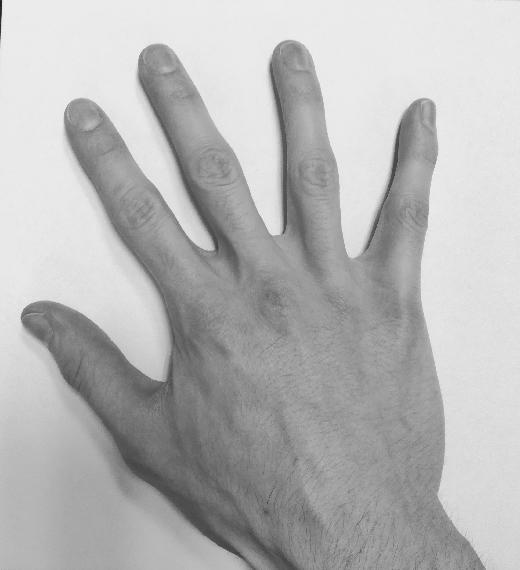
#> input picture TP1/Source.jpg, 520 x 570 px, found by its file name
$ jupyter execute TP_ImageRegistration_Images_BLANCHARD.ipynb
#> lines starting #> are read from the running program, lines starting #| are printed output that depends on the picture
## Image registration

**Deadline**: Upload this notebook (rename it as 'TP-ImageRegistration-Images-YOUR-SURNAME.ipynb') to E-Campus before the deadline (see E-campus for the exact timing).

**Goal**: The goal of this notebook is to implement the algorithms seen today for pixel-based image registration. Please complete the code where you see **XXXXXXXXXXXXXX**

You will first take two pictures of your right hand into two different positions. Please keep the same topology, ie do not bend or stick together two fingers for instance.

If you can't take the pictures, you can use two pictures of my hand (see below).

[cell 1]
if 'google.colab' in str(get_ipython()):
  from google_drive_downloader import GoogleDriveDownloader as gdd
  gdd.download_file_from_google_drive(file_id='1XpgGRo839pBwIhb6h77xoG-NtHEg2DVd',
  dest_path='./Source.jpg')

  from google_drive_downloader import GoogleDriveDownloader as gdd
  gdd.download_file_from_google_drive(file_id='12FKfLjKreAksI3rEcDx4_oEn3qjAzEua',
  dest_path='./Target.jpg')
else:
  print('You are not using Colab. Please define working_dir with the absolute path to the folder where you downloaded the data')

# Please modify working_dir only if you are using your Anaconda (and not Google Colab)
# You should write the absolute path of your working directory with the data
workingDir= r"C:\Users\blanc\Documents\Télécom Paris\2A\IMA204\TP1"

We will use the skimage library to read and resize images, you can of course use others (openCV, pillow, scipy, etc.)

[cell 2]
from skimage.io import imread
from skimage.transform import resize

import matplotlib.pyplot as plt
import numpy as np
from numpy import linalg as LA
import numpy as np
import scipy.ndimage
import scipy.signal as sig

The first thing to do is to create a function that creates the transformation matrix T. Please complete the following function following the rules explained in the header of the function.

[cell 3]
def Tmatrix(scale=(1,1), rotationAngle=0, shearAngles=(0,0),translation=(0,0),elation=(0,0),reflection=(False,False)):
    '''
    Transformation matrix defined as the composition of 6 possible geometric
    transformations: Reflection (Re), Rotation (R), Scaling (S), Shear (Sh),
    Translation (T) and Elation (E).
    For the linear transformation part, we assume this composition:
        A = Re * R * S * Sh

    Inputs:
            scale: is a tuple with sx and sy (two scalar values)
            rotationAngle: is an angle in degrees (scalar value)
            shearAngles: is a tuple with the two shear angles in degrees (scalar value)
            translation: is a tuple with tx and ty (scalar values)
            elation: is a tuple containing the elation part (scalar values)
            reflection: is a tuple of Boolean values indicating wheter to reflect with respect to x and y axis

    Output:
            T: the 3x3 transformation matrix (homogeneous coordinates)
    '''

    if len(scale) != 2:
        raise ValueError("scale should be a tuple of length 2")
    if len(shearAngles)!= 2:
        raise ValueError("shearAngles should be a tuple of length 2")
    if len(translation)!= 2:
        raise ValueError("translation should be a tuple of length 2")
    if len(elation)!= 2:
        raise ValueError("elation should be a tuple of length 2")
    if len(reflection)!= 2:
        raise ValueError("reflection should be a tuple of length 2")
    if type(reflection[0])!= bool or type(reflection[1]) != bool:
        raise ValueError("reflection should contain two boolean values")
    if np.ndim(rotationAngle) != 0:
        raise ValueError("rotationAngle should be a scalar")

    # transform angles from degrees to radians
    teta= rotationAngle * np.pi /180
    psi = shearAngles[0] * np.pi /180
    phi = shearAngles[1] * np.pi /180

    # compute T
    Re = np.array([[1,0],
                [0,1]])
    if reflection[0] :
        Re[1,1] = -1
    if reflection[1] :
        Re[0,0] = -1
    R = np.array([[np.cos(teta), - np.sin(teta)],
                 [np.sin(teta), np.cos(teta)]])
    S = np.array([[scale[0], 0 ],
                [0 , scale[1]]])
    Sh = np.array([[1, np.tan(phi)],
                 [np.tan(psi), 1]])

    A = Re @ R @ S @ Sh
    (a, b, c, d) = A[0,0], A[0,1], A[1,0], A[1,1]
    T =np.array([[a, b, translation[0]],
               [c ,d ,translation[1]],
               [elation[0], elation[1], 1]])

    return T

Test here, your function.

[cell 4]
## Define Transformation
T=Tmatrix(scale=(1.2,1), rotationAngle=90, shearAngles=(0,0),translation=(0,0.5),elation=(0,0),reflection=(False,False))
print(T)

Next, we need to create a function that apply the previously created transformation matrix. We will need to apply it either to 2D points, seen as a [Nx2] numpy array where N is the number of points, or to image coordinates, modeled as a [2xNxM] Numpy array where N and M are the number of rows and columns of the image respectively.

[cell 5]
def applyTransformation(T, points=None, coords=None):
    '''
    Apply geometric transformation to points or image coordinates.
    Transformation is defined by a 3x3 matrix

    Inputs:
        points: Nx2 Numpy array of points
        coordinates: 2xNxM Numpy array of image coordinates
        T: 3x3 matrix trasformation

    Output:
        pm: Nx2 points after transformation
        cm: 2xNxM image coordinates after transformation
    '''
    if points is None and coords is None:
        raise ValueError("Error ! You should provide points and/or coords")

    if points is not None:
        N,d = points.shape
        if d != 2 and N==2:
            print('WARNING ! points should be an array of dimension Nx2'+
                  ' Transposing the array')
            points=points.T
            N,d = points.shape

        if d != 2:
            raise ValueError("Error ! Function works only with 2D points")

        # Transform points into homogeneous coordinates (adding one...)
        homogeneousPoints =  np.c_[points, np.ones(N)]

        # Apply transformation
        Tp = np.dot(T, homogeneousPoints.T).T

        # If homography, ...
        if T[2,0] or T[2,1]:
            Tp[:,:2] = Tp[:,:2] / (T[2,0] * Tp[:,:2] + T[2,1] * Tp[:,:2] + 1 )

        pm= Tp[:,:2]
    else:
        pm=None

    if coords is not None:
        d,N,M = coords.shape

        if d != 2:
            raise ValueError("Error ! Function works only with 2D coordinates")

        p = coords.reshape((2,N*M)).T # reshape coordinates as list of points

        # Transform points into homogeneous coordinates (adding one...)
        homogeneousPoints =  np.c_[p, np.ones(N*M)]

        # Apply transformation
        Tp = np.dot(T, homogeneousPoints.T).T

        # If homography, ...
        if T[2,0] or T[2,1]:
            Tp[:,:2] = Tp[:,:2] / (T[2,0] * Tp[:,:2] + T[2,1] * Tp[:,:2] + 1 )

        pm= Tp[:,:2]

        cm =pm.T.reshape((2,N,M))

    else:
        cm =None

    return pm,cm

Now, we can test the two functions on some data-sets of 2D points. To keep things simple, you will create two data-sets of points.

In the first one, the points will draw an ellipse (ie uniform sampling on an ellipse).
In the secon data-set, the points will draw a square (ie uniform sampling on a square).

You will then try several (at least five) different trasformations and check if your code works well.

[cell 6]
# Ellipse
theta = np.deg2rad(np.arange(0.0, 360.0, 1.0))
x =  5*np.cos(theta)
y = 3*np.sin(theta)
points=np.array([x, y]).T
## Define Transformation
T=Tmatrix(scale=(1.5,1), rotationAngle=45, shearAngles=(0,0),translation=(0,1),elation=(0,0),reflection=(False,False))

## Apply trasformation
moved = applyTransformation(T, points=points)[0]

fig = plt.figure(figsize=(12, 8))
ax1 = plt.subplot(1, 3, 1)
ax2 = plt.subplot(1, 3, 2)
ax1.scatter(points[:,0],points[:,1])
ax2.scatter(moved[:,0],moved[:,1])

minimum = np.min((ax1.get_xlim(),ax1.get_ylim(),ax2.get_xlim(),ax2.get_ylim()))
maximum = np.max((ax1.get_xlim(),ax1.get_ylim(),ax2.get_xlim(),ax2.get_ylim()))

ax1.set_xlim(minimum*1.2,maximum*1.2)
ax1.set_ylim(minimum*1.2,maximum*1.2)
ax2.set_xlim(minimum*1.2,maximum*1.2)
ax2.set_ylim(minimum*1.2,maximum*1.2)

# [4 lines of commented-out code are left out]

[cell 7]
# Square
a = 2
res = 100
x=[0 for _ in range(res)] + [k*a/res for k in range(res)] + [a for _ in range(res)] + [k*a/res for k in range(res)]
y=[k*a/res for k in range(res)] + [a for _ in range(res)] + [k*a/res for k in range(res)] + [0 for _ in range(res)]
points=np.array([x,y]).T

## Define Transformation
T=Tmatrix(scale=(1,1), rotationAngle=0, shearAngles=(25,25),translation=(0,0),elation=(0,0),reflection=(False,False))

## Apply trasformation
moved = applyTransformation(T, points=points)[0]

fig = plt.figure(figsize=(12, 8))
ax1 = plt.subplot(1, 3, 1)
ax2 = plt.subplot(1, 3, 2)
ax1.scatter(points[:,0],points[:,1])
ax2.scatter(moved[:,0],moved[:,1])

minimum = np.min((ax1.get_xlim(),ax1.get_ylim(),ax2.get_xlim(),ax2.get_ylim()))
maximum = np.max((ax1.get_xlim(),ax1.get_ylim(),ax2.get_xlim(),ax2.get_ylim()))

ax1.set_xlim(minimum*1.2,maximum*1.2)
ax1.set_ylim(minimum*1.2,maximum*1.2)
ax2.set_xlim(minimum*1.2,maximum*1.2)
ax2.set_ylim(minimum*1.2,maximum*1.2)

#fig.tight_layout()
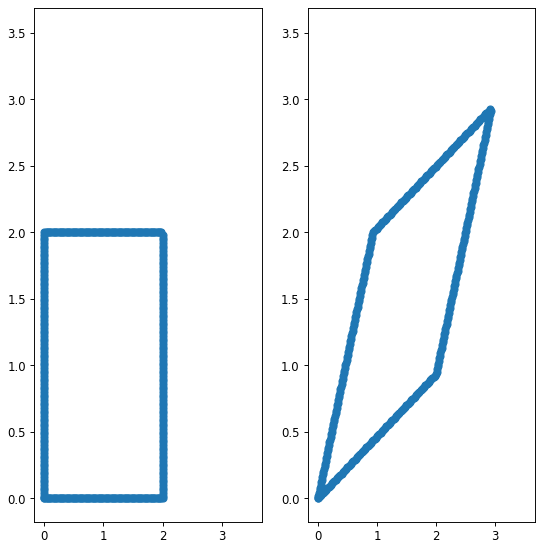
#> figure drawn by matplotlib, 2 panels

Now, we can finally move to images. Here, you can load and plot the two images of your (or mine) right hand. Pixel intensities are normalized in order to be float between 0 and 1.

[cell 8]
SourceIm = imread(workingDir + '\Source.jpg', as_gray=True)
#> SourceIm is the input picture: shape (570, 520); min 29, max 255, mean 181.6
SourceImNorm=(SourceIm - np.amin(SourceIm)) / (np.amax(SourceIm) - np.amin(SourceIm))
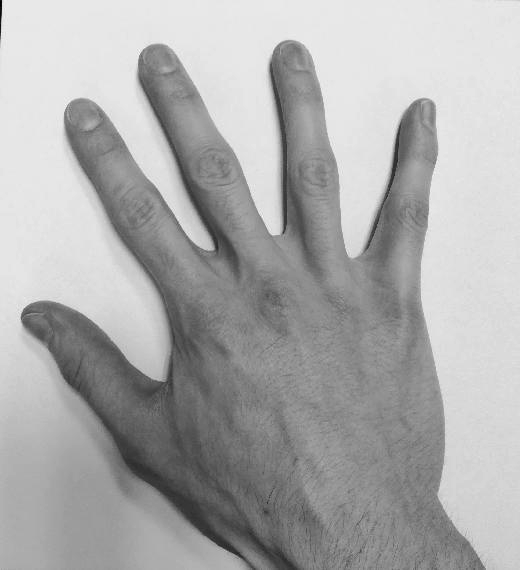
#> SourceImNorm: shape (570, 520) float64; min 0, max 1, mean 0.675
TargetIm = imread(workingDir + '\Target.jpg', as_gray=True)
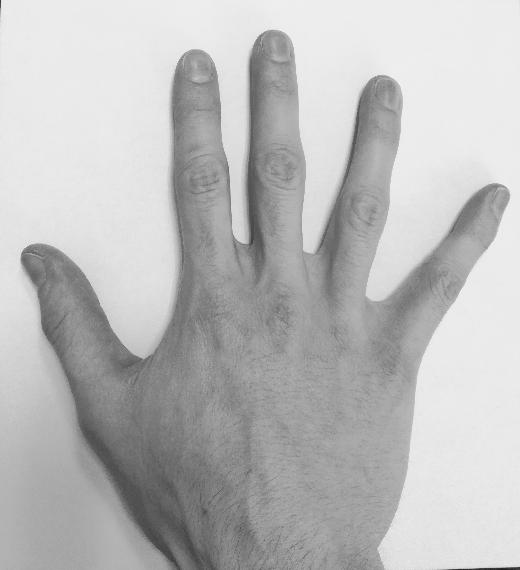
#> input picture TP1/Target.jpg, 520 x 570 px, found by its file name
#> TargetIm is the input picture: shape (570, 520); min 29, max 250, mean 187.2
TargetImNorm=(TargetIm - np.amin(TargetIm)) / (np.amax(TargetIm) - np.amin(TargetIm))
fig = plt.figure(figsize=(10, 10))
ax1 = plt.subplot(1, 2, 1)
ax2 = plt.subplot(1, 2, 2)
ax1.imshow(SourceImNorm, cmap='gray')
ax1.set_title('Source image')
ax2.imshow(TargetImNorm, cmap='gray')
ax2.set_title('Target image')
plt.show()

In the following function, you will code the forward warping technique with point splatting.

Theoretically, an image could be associated with a coordinate chart giving the real-world coordinates of each pixel. However, the problem becomes more difficult and in many applications we do not actually have this coordinate chart. Here, you will simply consider the coordinate of a pixel as its row and column position.

In the forward warping, as seen during the lecture of this morning, the coordinates of a pixel of a source image $I$ might not be warped exactly onto the output grid. When it falls within the grid, but not on the grid, we assign (ie splat) the pixel intensity of $I$ to the four neighbour 'corners' of the output grid.

These contributions must be weighted and for this reason a typical solution is to create an 'accumulator'. This is an array of the same size of the output grid which quantifies the number of contributions that each corner of the output grid has received. By simply dividing by the number of contributions (output grid ./ accumulator), we obtain at each corner of the output grid an averaged estimate of the intensity of the transformed image.

[cell 9]
def ForwardWarping(I,T,coords=None,outputShape=None):
    '''
    Apply forward warping to an image I based on a transformation T.
    Transformation is defined by a 3x3 matrix T

    Inputs:
        I:image to transform
        T: 3x3 matrix trasformation
        coords: coordinates of the image. If None, the coordinates of a pixel
                are automatically its row and column position
        outputShape: defines the shape of the transformed image.
                     It can be 'None', same shape as the input image I or 'BB',
                     bounding box of the transformed image I_T,  or a tuple/numpy
                     array with 4 elements (min x, max x, min y, max y)

    Output:
        J: transformed image
    '''

    if coords is None:
      coords = np.mgrid[0:I.shape[0], 0:I.shape[1]] # coordinates of the image I
      cm = applyTransformation(T,coords=coords)[1]

      if outputShape is None:
          outputShape=(0,I.shape[0],0,I.shape[1])

      elif outputShape == 'BB':
          #Find extremities bounding box
          bx=int(np.floor(np.min(cm[0,:,:])))
          ux=int(np.ceil(np.max(cm[0,:,:])))
          by=int(np.floor(np.min(cm[1,:,:])))
          uy=int(np.ceil(np.max(cm[1,:,:])))
          outputShape=(bx,ux,by,uy)

      elif isinstance(outputShape, tuple):
          if len(outputShape) != 4:
              raise ValueError("Error ! outputShape should be of length 4")

      elif isinstance(outputShape, np.ndarray):
          if len(outputShape) != 4:
              raise ValueError("Error ! outputShape should be of length 4")
      else:
          raise ValueError("Error ! outputShape should be None, 'BB' or a tuple/numpy array with 4 elements")

      if outputShape[0] < 0 :
            outxlim = abs(outputShape[0]) + outputShape[1]
      else:
            outxlim = outputShape[1]
      if outputShape[2] < 0 :
            outylim = abs(outputShape[2]) +  outputShape[3]
      else :
            outylim = outputShape[3]

      J = np.zeros((outxlim, outylim))
      acc = np.zeros((outxlim, outylim))

      for i in range(I.shape[0]):
          for j in range(I.shape[1]):

              # transformed coordinate of a pixel
              p=cm[:,i,j]
              x=p[0]
              y=p[1]
              # Check if point is inside outputShape
              if x >= outputShape[0] and x < outputShape[1] and y >= outputShape[2] and y < outputShape[3]:

                  # translate if necessary, since output image will start from (0,0)
                  # it basically shifts transformed points in the positive quadrant
                  if outputShape[0]<0:
                      x=x+abs(outputShape[0])

                  if outputShape[2]<0:
                      y=y+abs(outputShape[2])

                  # Look for the four corners
                  bl=( int(np.floor(x)), int(np.floor(y)) ) # bottom left
                  br=( int(np.ceil(x)), int(np.floor(y)) ) # bottom right
                  ul=( int(np.floor(x)), int(np.ceil(y)) ) # up left
                  ur=( int(np.ceil(x)), int(np.ceil(y)) ) # up right

                  corners = [bl, br, ul, ur]
                  # Update J and acc
                  for corner in corners :
                        try :
                            J[corner] += I[i,j]
                            acc[corner] += 1
                        except IndexError : continue

      acc[acc==0]=1
      J=np.divide(J,acc)

    else:
        raise ValueError("Error ! Still not implemented")

    return J

Let's test your implementation of the forward warping with the right hand image. Test with at least 5 different transformation matrices (try different configurations).

[cell 10]
# Resize image (to make it faster...)
X= resize(SourceImNorm, (250,250), anti_aliasing=True)
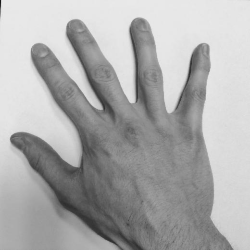
#> X: shape (250, 250) float64; min 0.0932, max 0.922, mean 0.675
#T=Tmatrix(scale=(2,1.5), rotationAngle=85, shearAngles=(15,31),translation=(10,-50),elation=(0.0001,0.0005),reflection=(True,True))
T=Tmatrix(scale=(1,1), rotationAngle=25, shearAngles=(0,0),translation=(10,-50),elation=(0.0,0.0),reflection=(False,False))
print('The transformation matrix T is:\n', T)

Xmf=ForwardWarping(X,T,outputShape='BB')
#> after the loop in ForwardWarping, `for i in range(I.shape[0]):`:
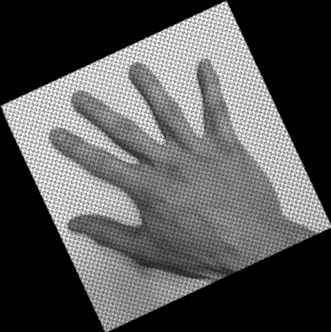
#> J: shape (332, 331) float64; min 0, max 4.58, mean 1.54; drawn with min black and max white
#> after the loop in ForwardWarping, `for i in range(I.shape[0]):`:
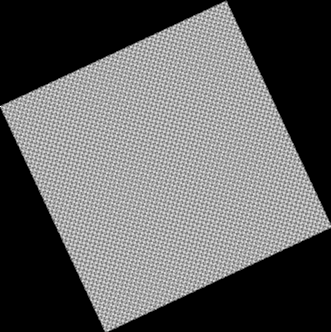
#> acc: shape (332, 331) float64; min 0, max 6, mean 2.27; drawn with min black and max white
#> after the loop in ForwardWarping, `for i in range(I.shape[0]):`: bl = (226, 330); br = (227, 330); corners = [(226, 330), (227, 330), (226, 331), (227, 331)]; ul = (226, 331); ur = (227, 331)
XmfN=ForwardWarping(X,T,outputShape=None)
#> after the loop in ForwardWarping (call 2), `for i in range(I.shape[0]):`:
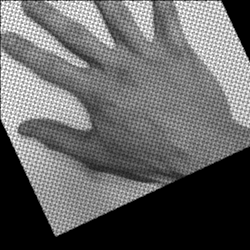
#> J: shape (250, 250) float64; min 0, max 4.55, mean 1.8; drawn with min black and max white
#> after the loop in ForwardWarping (call 2), `for i in range(I.shape[0]):`:
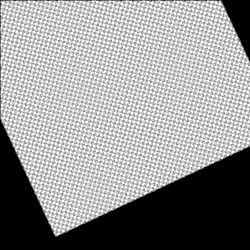
#> acc: shape (250, 250) float64; min 0, max 5, mean 2.94; drawn with min black and max white
#> after the loop in ForwardWarping (call 2), `for i in range(I.shape[0]):`: bl = (145, 249); br = (146, 249); corners = [(145, 249), (146, 249), (145, 250), (146, 250)]; ul = (145, 250); ur = (146, 250)
#> in ForwardWarping (call 2), `acc[acc==0]=1`:
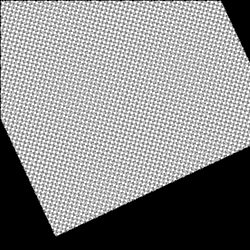
#> acc: shape (250, 250) float64; min 1, max 5, mean 3.2; drawn with min black and max white
#> in ForwardWarping (call 2), `J=np.divide(J,acc)`:
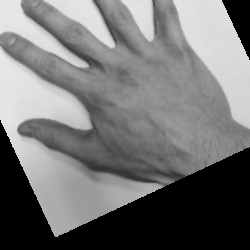
#> J: shape (250, 250) float64; min 0, max 0.912, mean 0.455

fig = plt.figure(figsize=(15, 15))
ax1 = plt.subplot(1, 3, 1)
ax2 = plt.subplot(1, 3, 2)
ax3 = plt.subplot(1, 3, 3)
ax1.imshow(X, cmap='gray')
ax1.set_title('Source image')
ax2.imshow(Xmf, cmap='gray')
ax2.set_title('Forward warped image with Bounding Box')
ax3.imshow(XmfN, cmap='gray')
ax3.set_title('Forward warped image with None')
plt.show()
#> (the rest of the program and of its run is left out)
